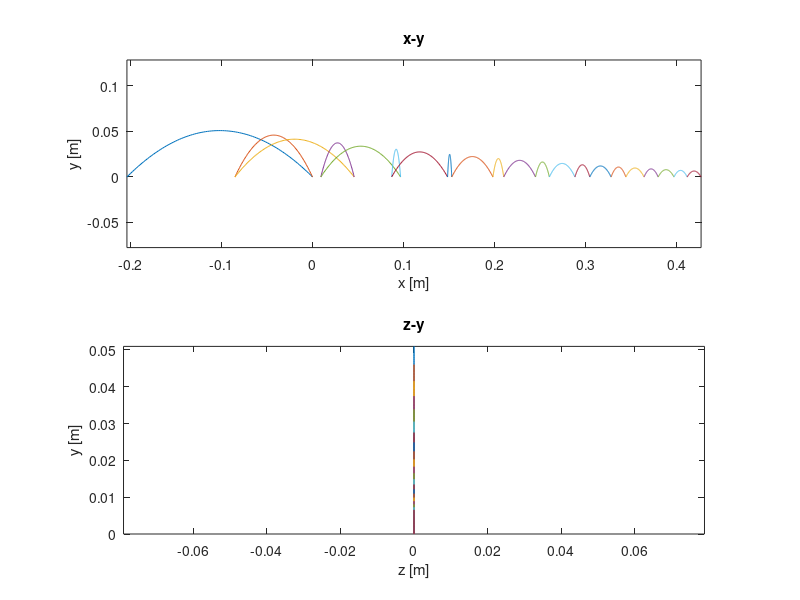
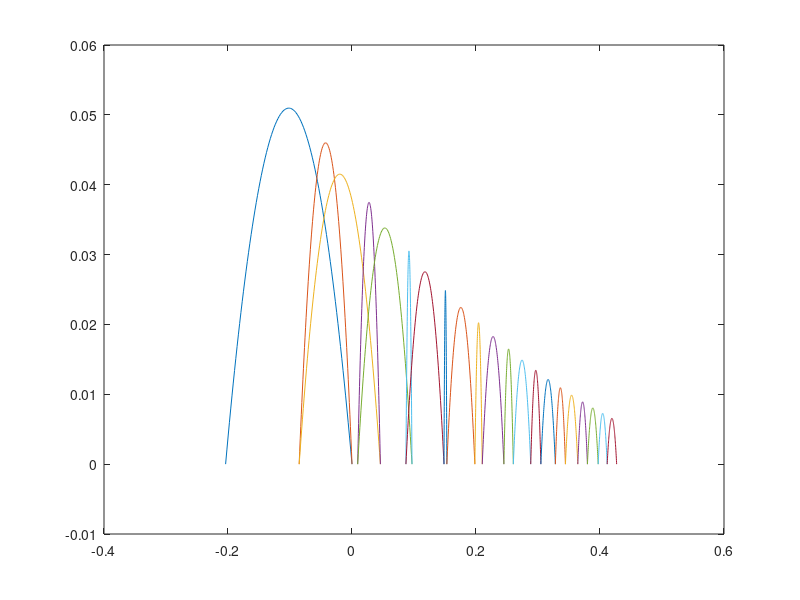
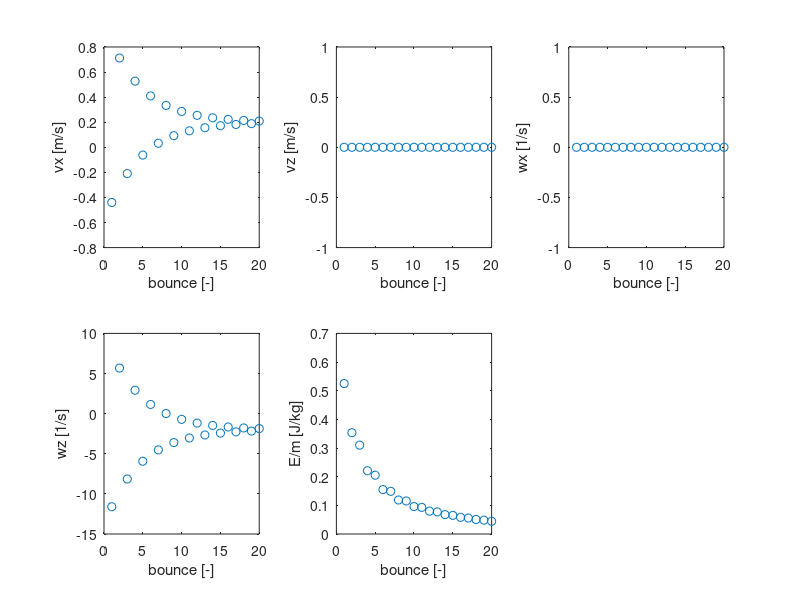
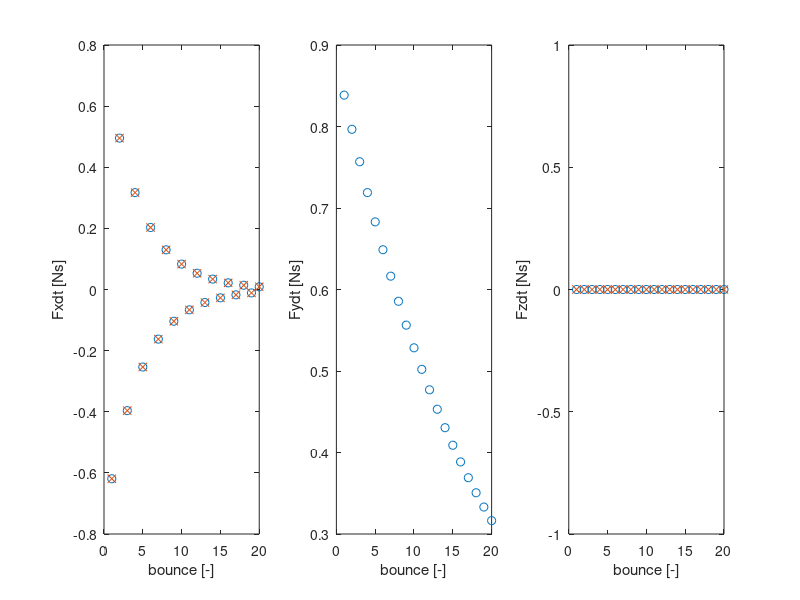

These figures' MATLAB source, in order:
%3D bounce motion of an arbitrarily spinning ball
clear;

% gravity
g=9.81;      %[m/s^2]

%ball
m=0.43;       %mass [kg]
r=0.1;        %ball radius [m]
a=2/3;        %coefficient of I: 2/3 for hollow sphere, 2/5 for solid sphere
I=a*m*r^2;    %moment of inertia

%horizontal coefficients of restitution in x and z
%and verical coefficient of restitution 
%ey is between 0 and 1
%ex is between -1 and 1. -1: no friction, 0: rolling, completely inelastic,
%1 completely elastic collision that reverse sign of the velocity of the
%contact point, between -1 and 0 is between gliding and rolling
ex=0.8;  
ey=.95;     
ez=ex;   

k=1; %bounce number

%start position
xb(k)=0;   
yb(k)=0;
zb(k)=0;

%velocity before the first bounce (before: b)
vxb(k)=1;
vyb(k)=-1;
vzb(k)=0;

%spin vector before first bounce
wxb(k)=0;
wyb(k)=0;
wzb(k)=10;

vvecb(:,k)=[vxb(k); vyb(k); vzb(k);...
    wxb(k); wyb(k); wzb(k)];

%vacuum solution of the parabola
hangtime0=2*vyb(k)/g;
height0=vyb(k)^2/(2*g);
rangex0=vxb(k)*hangtime0;
rangez0=vzb(k)*hangtime0;

tvac0 = linspace(0,hangtime0);
xvac0 = vxb(k)*tvac0;
yvac0 = vyb(k)*tvac0-g/2*tvac0.^2;
zvac0 = vzb(k)*tvac0;

%loop over bounces
kvec=1:20;

%velocity and spin after the kth bounce    
% vxa(k)=(1-a*ex)/(a+1)*vxb(k)-a*(ex+1)/(a+1)*r*wzb(k);
% vya(k)=-ey*vyb(k);
% vza(k)=(1-a*ez)/(a+1)*vzb(k)+a*(ez+1)/(a+1)*r*wxb(k);
% 
% wxa(k)=(a-ez)/(a+1)*wxb(k)+(ez+1)/(a+1)/r*vzb(k);
% wya(k)=wyb(k);
% wza(k)=(a-ex)/(a+1)*wzb(k)-(ex+1)/(a+1)/r*vxb(k);

%bounce matrix
BOUNCE=[(1-a*ex)/(a+1) 0 0 0 0 -a*(ex+1)/(a+1)*r;
    0 -ey 0 0 0 0;
    0 0 (1-a*ez)/(a+1) a*(ez+1)/(a+1)*r 0 0;
    0 0 (ez+1)/(a+1)/r (a-ez)/(a+1) 0 0;
    0 0 0 0 1 0;
    -(ex+1)/(a+1)/r 0 0 0 0 (a-ex)/(a+1)];

%air matrix
AIR=eye(6);
AIR(2,2)=-1;

for k=kvec
%calculate conditions after bounce from before bounce
vveca(:,k)=BOUNCE*vvecb(:,k);

%get velocities for easier coding
vx=vveca(1,k);
vy=vveca(2,k);
vz=vveca(3,k);

%calculate range in x and z and hangtime after the kth bounce
hangtime(k)=2*vy/g;
rangex(k)=vx*hangtime(k);
rangez(k)=vz*hangtime(k);

%calculate vacuum trajectoriy
tvac(:,k) = linspace(0,hangtime(k));
xvac(:,k) = xb(k)+vx*tvac(:,k);
yvac(:,k) = vy*tvac(:,k)-g/2*tvac(:,k).^2;
zvac(:,k) = zb(k)+vz*tvac(:,k);

%calculate conditions before (k+1)th bounce
%in vacuum only the sign of vy reverses
vvecb(:,k+1)=AIR*vveca(:,k);

%calculate new bounce point
xb(k+1)=xb(k)+rangex(k);
zb(k+1)=zb(k)+rangez(k);

end

%calculate the energy, the force integrals and verify the horizontal
%coeefficients of restitution
vxa=vveca(1,:);vya=vveca(2,:);vza=vveca(3,:);
vxb=vvecb(1,:);vyb=vvecb(2,:);vzb=vvecb(3,:);
wxa=vveca(4,:);wya=vveca(5,:);wza=vveca(6,:);
wxb=vvecb(4,:);wyb=vvecb(5,:);wzb=vvecb(6,:);


E=0.5*m*(vxa.^2+vya.^2+vza.^2+r^2*(wxa.^2+wya.^2+wza.^2));
FxdtF=m*(vxa-vxb(1:end-1));
FydtF=m*(vya-vyb(1:end-1));
FzdtF=m*(vza-vzb(1:end-1));

FxdtM=I*(wza-wzb(1:end-1))/r;
FzdtM=-I*(wxa-wxb(1:end-1))/r;

checkex=-(vxa+r*wza)./(vxb(1:end-1)+r*wzb(1:end-1));
checkez=-(vza-r*wxa)./(vzb(1:end-1)-r*wxb(1:end-1));

%%%%%%%%%%%%%%%%%%%%%%%%%%%%%%%%%%%%%%%%%%%%%%%%%%%%%%%%%%%%%
%figures
figure(10); clf; hold on; box on;
subplot(2,1,1); hold on; box on;
plot(xvac0,yvac0)
plot(xvac,yvac)
xlabel('x [m]')
ylabel('y [m]')
axis equal
title('x-y')
hold off
subplot(2,1,2); hold on; box on;
plot(zvac0,yvac0)
plot(zvac,yvac)
xlabel('z [m]')
ylabel('y [m]')
axis equal
title('z-y')
hold off

figure(20); clf; hold on; box on;
plot3(xvac0,yvac0,zvac0)
plot3(xvac,yvac,zvac)


figure(30);clf;hold on; box on;
subplot(2,3,1); box on;
plot(kvec,vxa,'o')
xlabel('bounce [-]')
ylabel('vx [m/s]')
subplot(2,3,2); box on;
plot(kvec,vza,'o')
xlabel('bounce [-]')
ylabel('vz [m/s]')
subplot(2,3,3); box on;
plot(kvec,wxa,'o')
xlabel('bounce [-]')
ylabel('wx [1/s]')
subplot(2,3,4); box on;
plot(kvec,wza,'o')
xlabel('bounce [-]')
ylabel('wz [1/s]')
subplot(2,3,5); box on;
plot(kvec,E,'o')
xlabel('bounce [-]')
ylabel('E/m [J/kg]')

figure(40);clf;
subplot(1,3,1); hold on; box on;
plot(kvec,FxdtF,'o')
plot(kvec,FxdtM,'x')
xlabel('bounce [-]')
ylabel('Fxdt [Ns]')
subplot(1,3,2); hold on;box on;
plot(kvec,FydtF,'o')
xlabel('bounce [-]')
ylabel('Fydt [Ns]')
subplot(1,3,3); hold on;box on;
plot(kvec,FzdtF,'o')
plot(kvec,FzdtM,'x')
xlabel('bounce [-]')
ylabel('Fzdt [Ns]')
